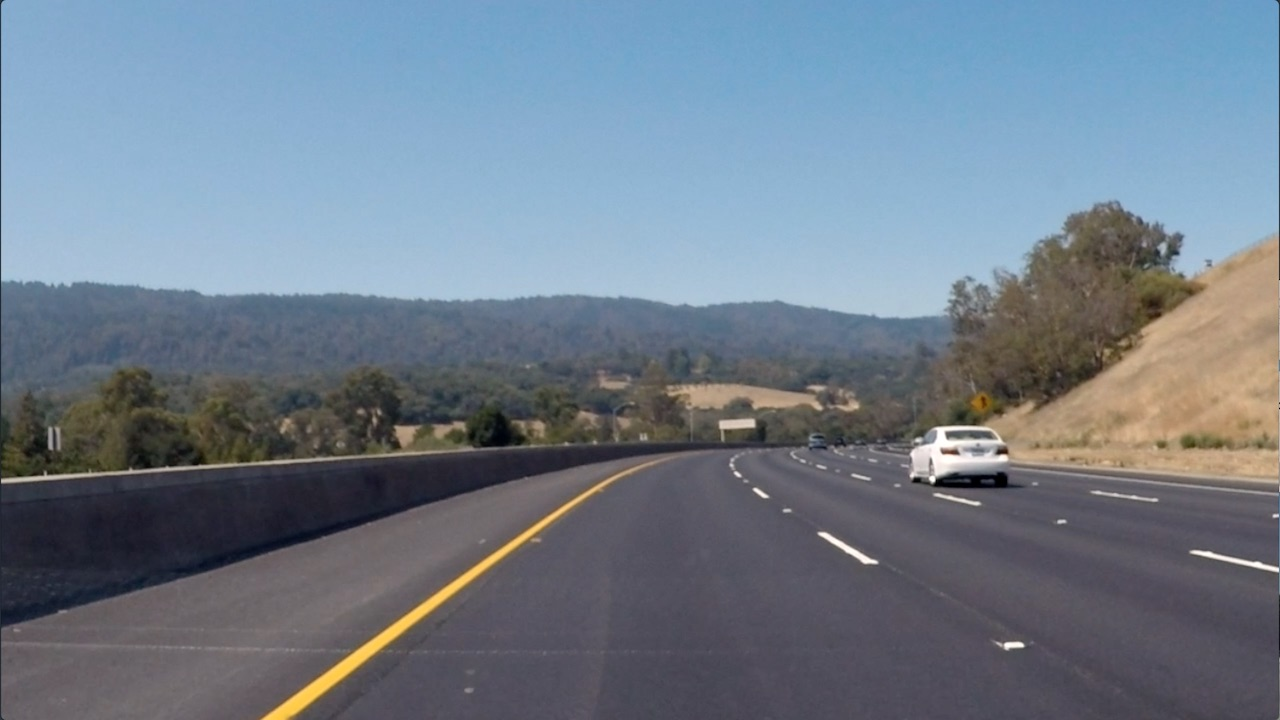
#> input picture Term_1/advanced_lane_finding_10/curved-lane.jpg, 1280 x 720 px
$ python magnitude_gradient_10_5.py   (older library calls are emulated)
#> lines starting #> are read from the running program, lines starting #| are printed output that depends on the picture; after the words box and inside, x2 and y2 are one past the last pixel; in counts of white or black regions, pixels touching at a corner belong together
import numpy as np
import cv2
import matplotlib.pyplot as plt
import matplotlib.image as mpimg

# Read in an image
image = mpimg.imread('curved-lane.jpg')
#> image is the input picture: shape (720, 1280, 3); mean R, G, B 112.1, 125, 138.7


# Define a function that applies Sobel x and y,
# then computes the magnitude of the gradient
# and applies a threshold
def mag_thresh(img, sobel_kernel=3, mag_thresh=(0, 255)):
    # Convert to grayscale
#> called with sobel_kernel = 3, mag_thresh = (30, 100)
    gray = cv2.cvtColor(img, cv2.COLOR_RGB2GRAY)
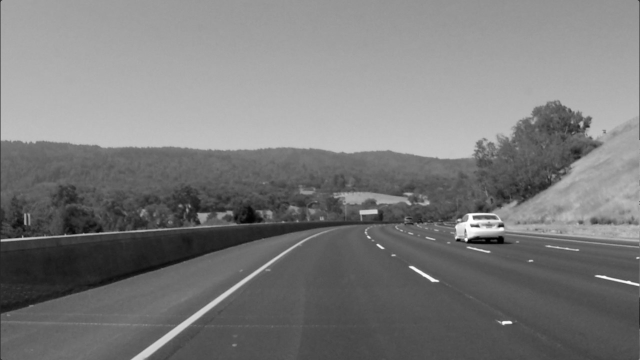
#> gray: shape (720, 1280) (shown at 1/2 size); min 0, max 255, mean 122.7
    # Take both Sobel x and y gradients
    sobelx = cv2.Sobel(gray, cv2.CV_64F, 1, 0, ksize=sobel_kernel)
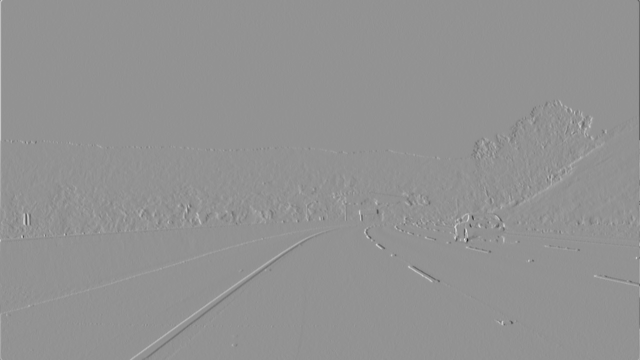
#> sobelx: shape (720, 1280) float64 (shown at 1/2 size); min -768, max 567, mean 0.3; drawn with min black and max white
    sobely = cv2.Sobel(gray, cv2.CV_64F, 0, 1, ksize=sobel_kernel)
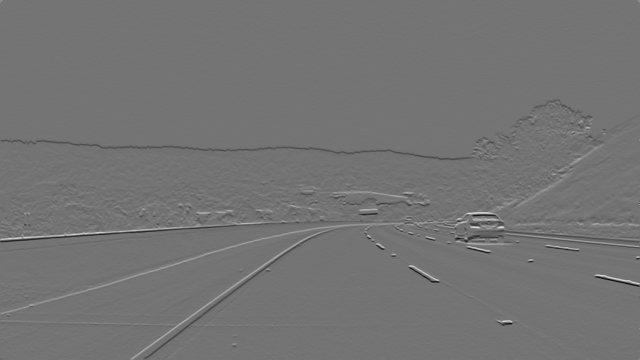
#> sobely: shape (720, 1280) float64 (shown at 1/2 size); min -538, max 641, mean -0.7; drawn with min black and max white
    # Calculate the gradient magnitude
    gradmag = np.sqrt(sobelx**2 + sobely**2)
    # Rescale to 8 bit
    scale_factor = np.max(gradmag)/255
#> scale_factor = 3.11
    gradmag = (gradmag/scale_factor).astype(np.uint8)
    # Create a binary image of ones where threshold is met, zeros otherwise
    binary_output = np.zeros_like(gradmag)
    binary_output[(gradmag >= mag_thresh[0]) & (gradmag <= mag_thresh[1])] = 1

    # Return the binary image
    return binary_output

# Run the function
mag_binary = mag_thresh(image, sobel_kernel=3, mag_thresh=(30, 100))
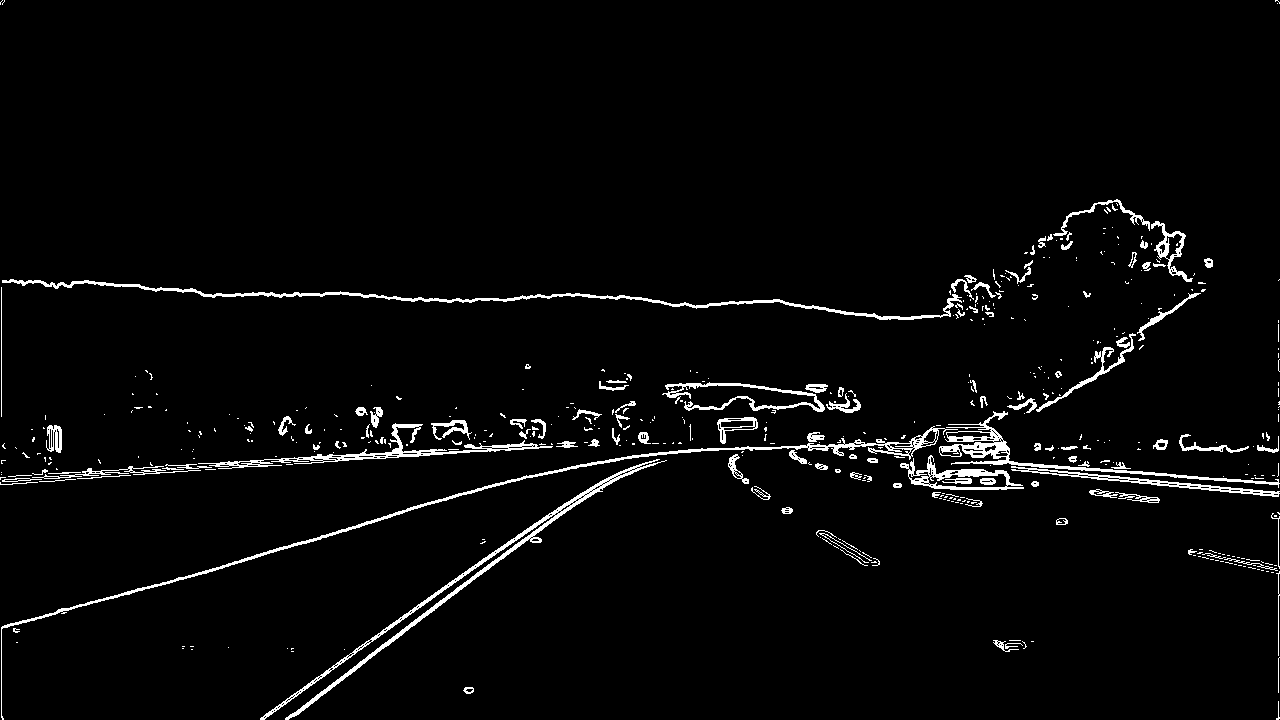
#> mag_binary: shape (720, 1280); values 0 (black) and 1 (white), 3.1% white; 482 white regions (361 under 20 px), largest, box (x1, y1, x2, y2) and area: (1, 426, 958, 720) 3420, (260, 459, 667, 720) 3350, (2, 279, 962, 320) 2993
# Plot the result
f, (ax1, ax2) = plt.subplots(1, 2, figsize=(24, 9))
f.tight_layout()
ax1.imshow(image)
ax1.set_title('Original Image', fontsize=50)
ax2.imshow(mag_binary, cmap='gray')
ax2.set_title('Thresholded Magnitude', fontsize=50)
plt.subplots_adjust(left=0., right=1, top=0.9, bottom=0.)
plt.show()

$ run again, with Term_1/advanced_lane_finding_10/test6.jpg copied over Term_1/advanced_lane_finding_10/curved-lane.jpg
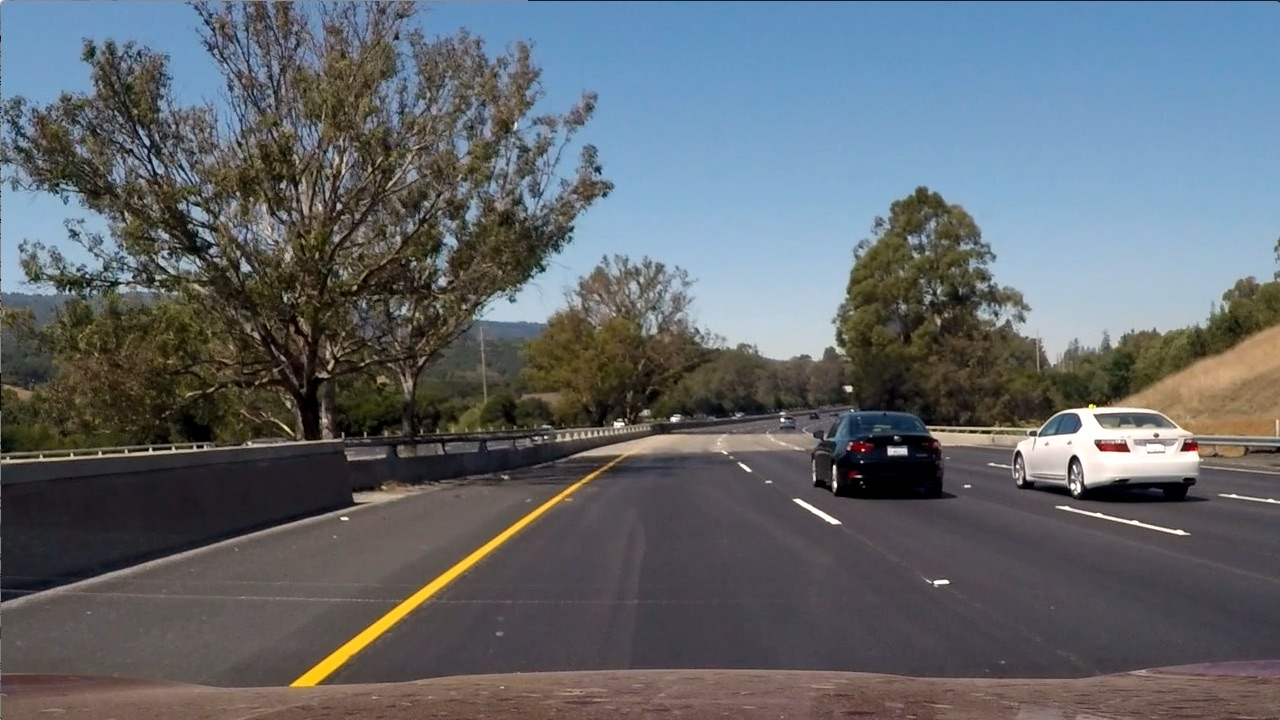
#> input picture Term_1/advanced_lane_finding_10/test6.jpg, 1280 x 720 px
#> image is the input picture: shape (720, 1280, 3); mean R, G, B 97, 102.6, 107.9
#> in mag_thresh, `gradmag = np.sqrt(sobelx**2 + sobely**2)`:
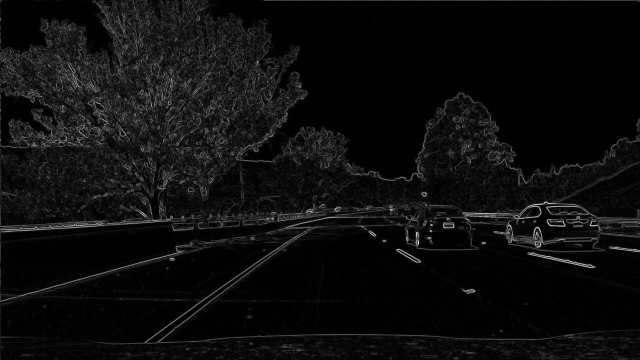
#> gradmag: shape (720, 1280) float64 (shown at 1/2 size); min 0, max 892.7, mean 47.9; drawn with min black and max white
#> scale_factor = 3.5
#> `mag_binary = mag_thresh(image, sobel_kernel=3, mag_thresh=(30, 100))`:
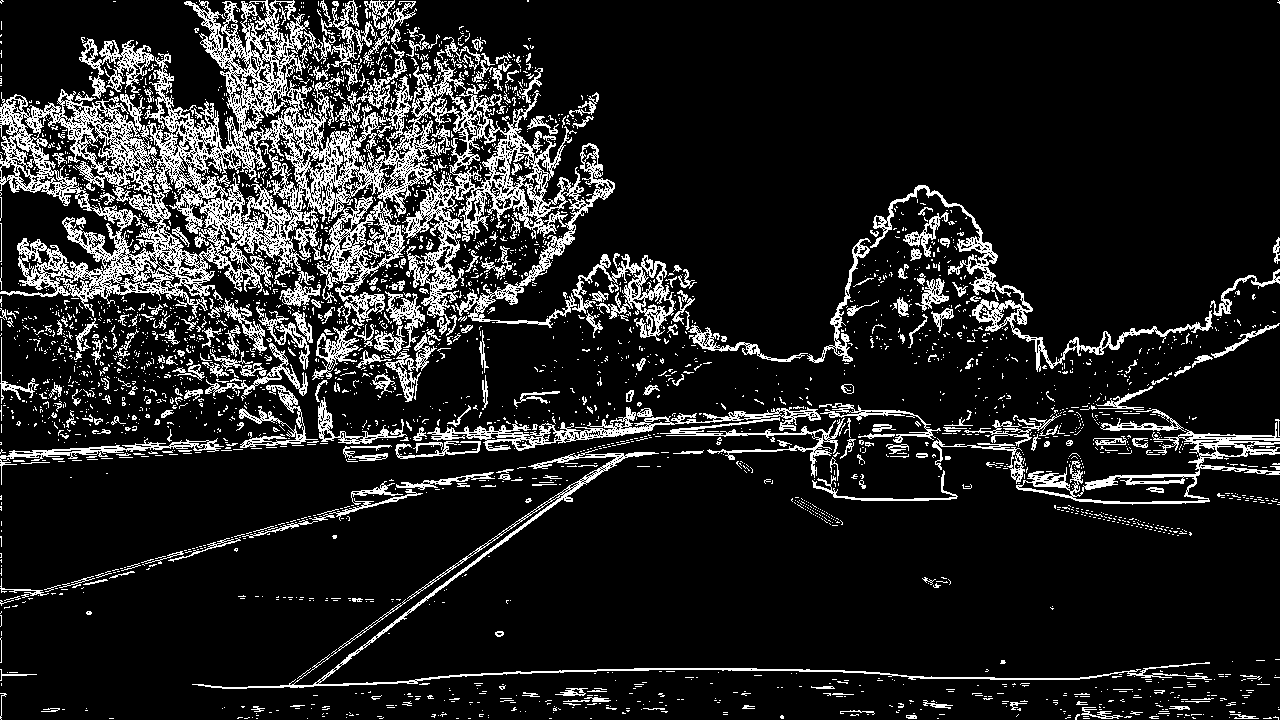
#> mag_binary: shape (720, 1280); values 0 (black) and 1 (white), 13.5% white in thin lines or dots

$ run again, with Term_1/advanced_lane_finding_10/signs_vehicles_xygrad.png saved as Term_1/advanced_lane_finding_10/curved-lane.jpg
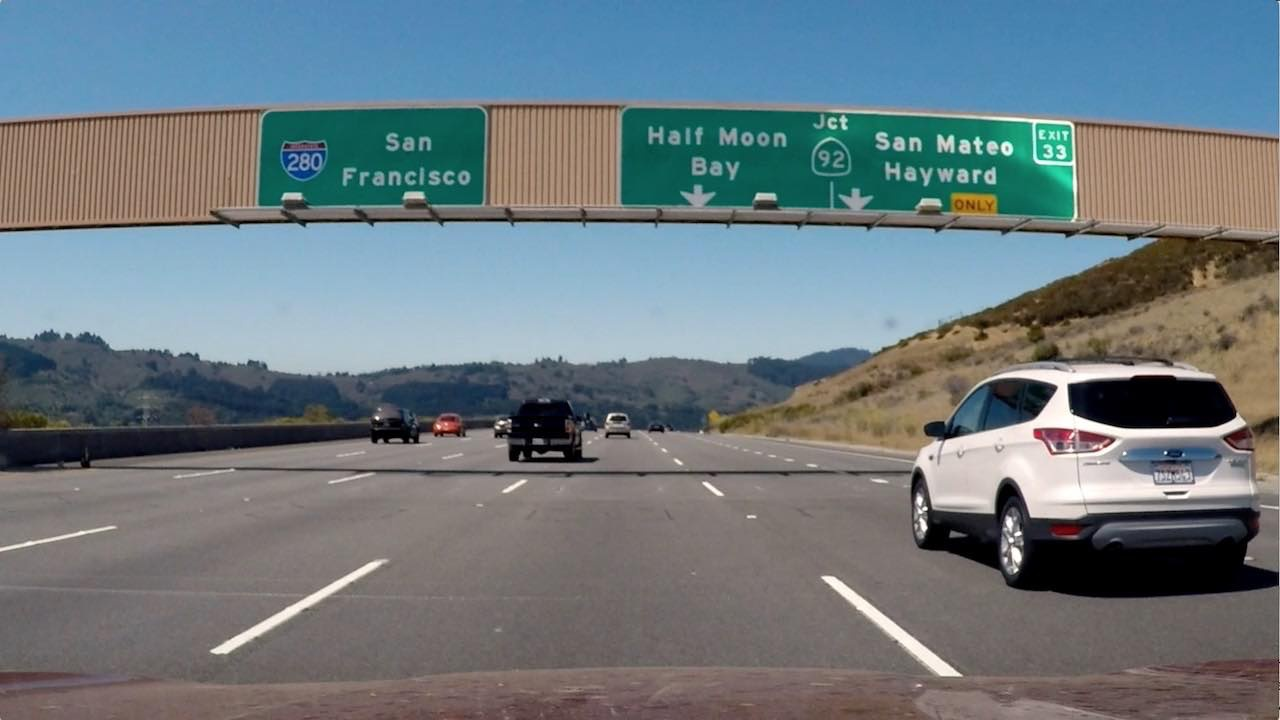
#> input picture Term_1/advanced_lane_finding_10/signs_vehicles_xygrad.png, 1280 x 720 px
#> image is the input picture: shape (720, 1280, 3); mean R, G, B 109.2, 121.6, 127.4
#> in mag_thresh, `gradmag = np.sqrt(sobelx**2 + sobely**2)`:
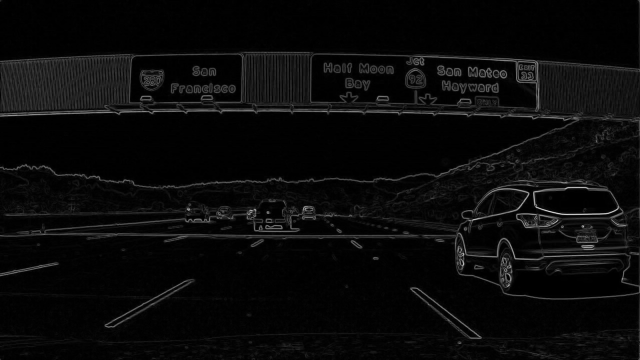
#> gradmag: shape (720, 1280) float64 (shown at 1/2 size); min 0, max 924, mean 37.5; drawn with min black and max white
#> scale_factor = 3.62
#> `mag_binary = mag_thresh(image, sobel_kernel=3, mag_thresh=(30, 100))`:
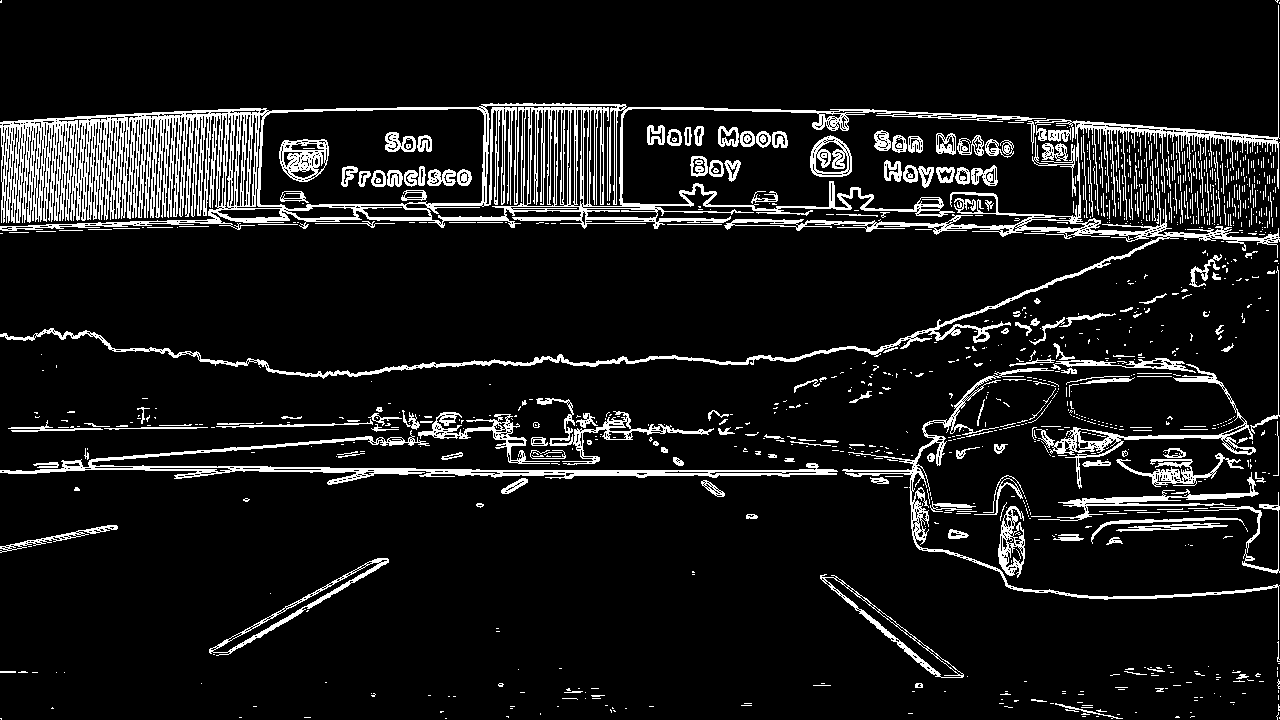
#> mag_binary: shape (720, 1280); values 0 (black) and 1 (white), 9.8% white in thin lines or dots
